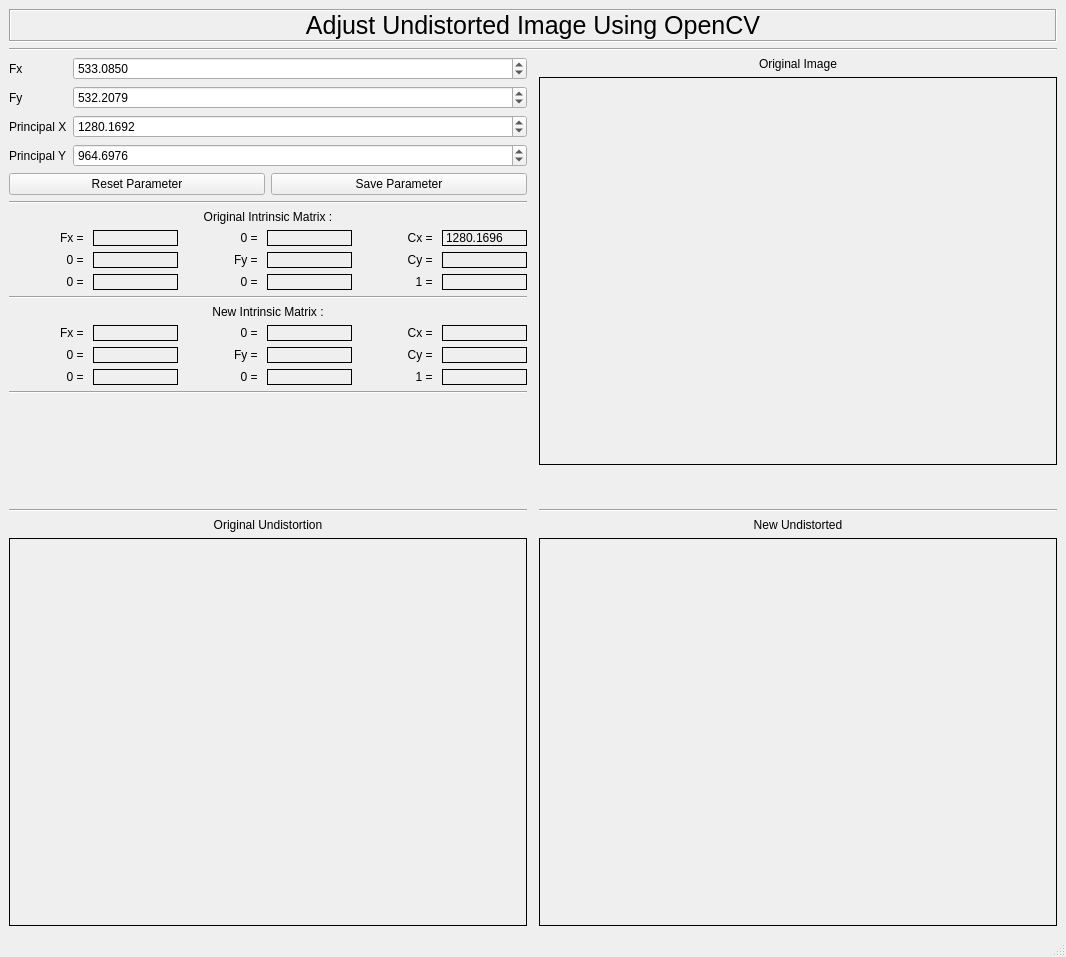
<?xml version="1.0" encoding="UTF-8"?>
<ui version="4.0">
 <class>MainWindow</class>
 <widget class="QMainWindow" name="MainWindow">
  <property name="geometry">
   <rect>
    <x>0</x>
    <y>0</y>
    <width>1066</width>
    <height>957</height>
   </rect>
  </property>
  <property name="maximumSize">
   <size>
    <width>16777</width>
    <height>16777215</height>
   </size>
  </property>
  <property name="windowTitle">
   <string>MainWindow</string>
  </property>
  <widget class="QWidget" name="centralwidget">
   <layout class="QVBoxLayout" name="verticalLayout_5">
    <item>
     <widget class="QLabel" name="label_7">
      <property name="font">
       <font>
        <pointsize>19</pointsize>
       </font>
      </property>
      <property name="frameShape">
       <enum>QFrame::Box</enum>
      </property>
      <property name="frameShadow">
       <enum>QFrame::Sunken</enum>
      </property>
      <property name="text">
       <string>Adjust Undistorted Image Using OpenCV</string>
      </property>
      <property name="alignment">
       <set>Qt::AlignCenter</set>
      </property>
     </widget>
    </item>
    <item>
     <widget class="Line" name="line_9">
      <property name="orientation">
       <enum>Qt::Horizontal</enum>
      </property>
     </widget>
    </item>
    <item>
     <layout class="QHBoxLayout" name="horizontalLayout_2">
      <item>
       <layout class="QVBoxLayout" name="verticalLayout_2">
        <item>
         <layout class="QFormLayout" name="formLayout_2">
          <item row="0" column="0">
           <widget class="QLabel" name="label_3">
            <property name="text">
             <string>Fx</string>
            </property>
           </widget>
          </item>
          <item row="0" column="1">
           <widget class="QDoubleSpinBox" name="doubleSpinBox_fx">
            <property name="decimals">
             <number>4</number>
            </property>
            <property name="minimum">
             <double>-10000.000000000000000</double>
            </property>
            <property name="maximum">
             <double>10000.000000000000000</double>
            </property>
            <property name="value">
             <double>533.085000000000036</double>
            </property>
           </widget>
          </item>
          <item row="1" column="0">
           <widget class="QLabel" name="label_4">
            <property name="text">
             <string>Fy</string>
            </property>
           </widget>
          </item>
          <item row="1" column="1">
           <widget class="QDoubleSpinBox" name="doubleSpinBox_fy">
            <property name="decimals">
             <number>4</number>
            </property>
            <property name="minimum">
             <double>-10000.000000000000000</double>
            </property>
            <property name="maximum">
             <double>10000.000000000000000</double>
            </property>
            <property name="value">
             <double>532.207899999999995</double>
            </property>
           </widget>
          </item>
          <item row="3" column="0">
           <widget class="QLabel" name="label_5">
            <property name="text">
             <string>Principal X</string>
            </property>
           </widget>
          </item>
          <item row="5" column="0">
           <widget class="QLabel" name="label_6">
            <property name="text">
             <string>Principal Y</string>
            </property>
           </widget>
          </item>
          <item row="3" column="1">
           <widget class="QDoubleSpinBox" name="doubleSpinBox_Cx">
            <property name="decimals">
             <number>4</number>
            </property>
            <property name="maximum">
             <double>100000.000000000000000</double>
            </property>
            <property name="value">
             <double>1280.169200000000046</double>
            </property>
           </widget>
          </item>
          <item row="5" column="1">
           <widget class="QDoubleSpinBox" name="doubleSpinBox_Cy">
            <property name="decimals">
             <number>4</number>
            </property>
            <property name="maximum">
             <double>1000000.000000000000000</double>
            </property>
            <property name="value">
             <double>964.697599999999966</double>
            </property>
           </widget>
          </item>
         </layout>
        </item>
        <item>
         <layout class="QHBoxLayout" name="horizontalLayout">
          <item>
           <widget class="QPushButton" name="btn_reset">
            <property name="text">
             <string>Reset Parameter</string>
            </property>
           </widget>
          </item>
          <item>
           <widget class="QPushButton" name="btn_save">
            <property name="text">
             <string>Save Parameter</string>
            </property>
           </widget>
          </item>
         </layout>
        </item>
        <item>
         <layout class="QGridLayout" name="gridLayout"/>
        </item>
        <item>
         <layout class="QVBoxLayout" name="verticalLayout_4">
          <item>
           <widget class="Line" name="line_4">
            <property name="orientation">
             <enum>Qt::Horizontal</enum>
            </property>
           </widget>
          </item>
          <item>
           <layout class="QVBoxLayout" name="verticalLayout_6">
            <item>
             <widget class="QLabel" name="label_11">
              <property name="minimumSize">
               <size>
                <width>160</width>
                <height>0</height>
               </size>
              </property>
              <property name="maximumSize">
               <size>
                <width>16777215</width>
                <height>16777215</height>
               </size>
              </property>
              <property name="text">
               <string>Original Intrinsic Matrix :</string>
              </property>
              <property name="alignment">
               <set>Qt::AlignCenter</set>
              </property>
             </widget>
            </item>
            <item>
             <layout class="QGridLayout" name="gridLayout_5">
              <item row="1" column="3">
               <widget class="QLabel" name="label_fy_3">
                <property name="maximumSize">
                 <size>
                  <width>16777215</width>
                  <height>16777215</height>
                 </size>
                </property>
                <property name="frameShape">
                 <enum>QFrame::Panel</enum>
                </property>
                <property name="text">
                 <string/>
                </property>
               </widget>
              </item>
              <item row="1" column="1">
               <widget class="QLabel" name="label_27">
                <property name="maximumSize">
                 <size>
                  <width>16777215</width>
                  <height>16777215</height>
                 </size>
                </property>
                <property name="frameShape">
                 <enum>QFrame::Panel</enum>
                </property>
                <property name="text">
                 <string/>
                </property>
               </widget>
              </item>
              <item row="1" column="0">
               <widget class="QLabel" name="label_15">
                <property name="text">
                 <string>0 = </string>
                </property>
                <property name="alignment">
                 <set>Qt::AlignRight|Qt::AlignTrailing|Qt::AlignVCenter</set>
                </property>
               </widget>
              </item>
              <item row="0" column="5">
               <widget class="QLabel" name="label_o_px_3">
                <property name="minimumSize">
                 <size>
                  <width>85</width>
                  <height>0</height>
                 </size>
                </property>
                <property name="maximumSize">
                 <size>
                  <width>85</width>
                  <height>16777215</height>
                 </size>
                </property>
                <property name="frameShape">
                 <enum>QFrame::Panel</enum>
                </property>
                <property name="text">
                 <string>1280.1696</string>
                </property>
               </widget>
              </item>
              <item row="0" column="3">
               <widget class="QLabel" name="label_9">
                <property name="minimumSize">
                 <size>
                  <width>85</width>
                  <height>0</height>
                 </size>
                </property>
                <property name="frameShape">
                 <enum>QFrame::Panel</enum>
                </property>
                <property name="text">
                 <string/>
                </property>
               </widget>
              </item>
              <item row="1" column="5">
               <widget class="QLabel" name="label_py_3">
                <property name="maximumSize">
                 <size>
                  <width>16777215</width>
                  <height>16777215</height>
                 </size>
                </property>
                <property name="frameShape">
                 <enum>QFrame::Panel</enum>
                </property>
                <property name="text">
                 <string/>
                </property>
               </widget>
              </item>
              <item row="2" column="3">
               <widget class="QLabel" name="label_28">
                <property name="frameShape">
                 <enum>QFrame::Panel</enum>
                </property>
                <property name="text">
                 <string/>
                </property>
               </widget>
              </item>
              <item row="2" column="5">
               <widget class="QLabel" name="label_29">
                <property name="frameShape">
                 <enum>QFrame::Panel</enum>
                </property>
                <property name="text">
                 <string/>
                </property>
               </widget>
              </item>
              <item row="2" column="1">
               <widget class="QLabel" name="label_32">
                <property name="frameShape">
                 <enum>QFrame::Panel</enum>
                </property>
                <property name="text">
                 <string/>
                </property>
               </widget>
              </item>
              <item row="0" column="1">
               <widget class="QLabel" name="label_o_fx_3">
                <property name="minimumSize">
                 <size>
                  <width>85</width>
                  <height>0</height>
                 </size>
                </property>
                <property name="frameShape">
                 <enum>QFrame::Panel</enum>
                </property>
                <property name="text">
                 <string/>
                </property>
               </widget>
              </item>
              <item row="0" column="0">
               <widget class="QLabel" name="label_14">
                <property name="text">
                 <string>Fx = </string>
                </property>
                <property name="alignment">
                 <set>Qt::AlignRight|Qt::AlignTrailing|Qt::AlignVCenter</set>
                </property>
               </widget>
              </item>
              <item row="0" column="2">
               <widget class="QLabel" name="label_17">
                <property name="text">
                 <string>0 = </string>
                </property>
                <property name="alignment">
                 <set>Qt::AlignRight|Qt::AlignTrailing|Qt::AlignVCenter</set>
                </property>
               </widget>
              </item>
              <item row="1" column="2">
               <widget class="QLabel" name="label_16">
                <property name="text">
                 <string>Fy = </string>
                </property>
                <property name="alignment">
                 <set>Qt::AlignRight|Qt::AlignTrailing|Qt::AlignVCenter</set>
                </property>
               </widget>
              </item>
              <item row="0" column="4">
               <widget class="QLabel" name="label_18">
                <property name="text">
                 <string>Cx = </string>
                </property>
                <property name="alignment">
                 <set>Qt::AlignRight|Qt::AlignTrailing|Qt::AlignVCenter</set>
                </property>
               </widget>
              </item>
              <item row="2" column="0">
               <widget class="QLabel" name="label_19">
                <property name="text">
                 <string>0 = </string>
                </property>
                <property name="alignment">
                 <set>Qt::AlignRight|Qt::AlignTrailing|Qt::AlignVCenter</set>
                </property>
               </widget>
              </item>
              <item row="2" column="2">
               <widget class="QLabel" name="label_38">
                <property name="text">
                 <string>0 = </string>
                </property>
                <property name="alignment">
                 <set>Qt::AlignRight|Qt::AlignTrailing|Qt::AlignVCenter</set>
                </property>
               </widget>
              </item>
              <item row="1" column="4">
               <widget class="QLabel" name="label_39">
                <property name="text">
                 <string>Cy = </string>
                </property>
                <property name="alignment">
                 <set>Qt::AlignRight|Qt::AlignTrailing|Qt::AlignVCenter</set>
                </property>
               </widget>
              </item>
              <item row="2" column="4">
               <widget class="QLabel" name="label_40">
                <property name="text">
                 <string>1 = </string>
                </property>
                <property name="alignment">
                 <set>Qt::AlignRight|Qt::AlignTrailing|Qt::AlignVCenter</set>
                </property>
               </widget>
              </item>
             </layout>
            </item>
           </layout>
          </item>
          <item>
           <widget class="Line" name="line_5">
            <property name="orientation">
             <enum>Qt::Horizontal</enum>
            </property>
           </widget>
          </item>
          <item>
           <layout class="QVBoxLayout" name="verticalLayout_7">
            <item>
             <widget class="QLabel" name="label_33">
              <property name="minimumSize">
               <size>
                <width>160</width>
                <height>0</height>
               </size>
              </property>
              <property name="maximumSize">
               <size>
                <width>16777215</width>
                <height>16777215</height>
               </size>
              </property>
              <property name="text">
               <string>New Intrinsic Matrix :</string>
              </property>
              <property name="alignment">
               <set>Qt::AlignCenter</set>
              </property>
             </widget>
            </item>
            <item>
             <layout class="QGridLayout" name="gridLayout_6">
              <item row="2" column="4">
               <widget class="QLabel" name="label_45">
                <property name="text">
                 <string>1 = </string>
                </property>
                <property name="alignment">
                 <set>Qt::AlignRight|Qt::AlignTrailing|Qt::AlignVCenter</set>
                </property>
               </widget>
              </item>
              <item row="2" column="5">
               <widget class="QLabel" name="label_37">
                <property name="frameShape">
                 <enum>QFrame::Panel</enum>
                </property>
                <property name="text">
                 <string/>
                </property>
               </widget>
              </item>
              <item row="0" column="1">
               <widget class="QLabel" name="label_o_fx_4">
                <property name="minimumSize">
                 <size>
                  <width>85</width>
                  <height>0</height>
                 </size>
                </property>
                <property name="frameShape">
                 <enum>QFrame::Panel</enum>
                </property>
                <property name="text">
                 <string/>
                </property>
               </widget>
              </item>
              <item row="2" column="1">
               <widget class="QLabel" name="label_35">
                <property name="frameShape">
                 <enum>QFrame::Panel</enum>
                </property>
                <property name="text">
                 <string/>
                </property>
               </widget>
              </item>
              <item row="1" column="4">
               <widget class="QLabel" name="label_44">
                <property name="text">
                 <string>Cy = </string>
                </property>
                <property name="alignment">
                 <set>Qt::AlignRight|Qt::AlignTrailing|Qt::AlignVCenter</set>
                </property>
               </widget>
              </item>
              <item row="0" column="4">
               <widget class="QLabel" name="label_43">
                <property name="text">
                 <string>Cx = </string>
                </property>
                <property name="alignment">
                 <set>Qt::AlignRight|Qt::AlignTrailing|Qt::AlignVCenter</set>
                </property>
               </widget>
              </item>
              <item row="1" column="3">
               <widget class="QLabel" name="label_fy_4">
                <property name="maximumSize">
                 <size>
                  <width>16777215</width>
                  <height>16777215</height>
                 </size>
                </property>
                <property name="frameShape">
                 <enum>QFrame::Panel</enum>
                </property>
                <property name="text">
                 <string/>
                </property>
               </widget>
              </item>
              <item row="0" column="2">
               <widget class="QLabel" name="label_41">
                <property name="text">
                 <string>0 = </string>
                </property>
                <property name="alignment">
                 <set>Qt::AlignRight|Qt::AlignTrailing|Qt::AlignVCenter</set>
                </property>
               </widget>
              </item>
              <item row="0" column="3">
               <widget class="QLabel" name="label_12">
                <property name="minimumSize">
                 <size>
                  <width>85</width>
                  <height>0</height>
                 </size>
                </property>
                <property name="frameShape">
                 <enum>QFrame::Panel</enum>
                </property>
                <property name="text">
                 <string/>
                </property>
               </widget>
              </item>
              <item row="1" column="2">
               <widget class="QLabel" name="label_42">
                <property name="text">
                 <string>Fy = </string>
                </property>
                <property name="alignment">
                 <set>Qt::AlignRight|Qt::AlignTrailing|Qt::AlignVCenter</set>
                </property>
               </widget>
              </item>
              <item row="0" column="5">
               <widget class="QLabel" name="label_o_px_4">
                <property name="minimumSize">
                 <size>
                  <width>85</width>
                  <height>0</height>
                 </size>
                </property>
                <property name="frameShape">
                 <enum>QFrame::Panel</enum>
                </property>
                <property name="text">
                 <string/>
                </property>
               </widget>
              </item>
              <item row="1" column="1">
               <widget class="QLabel" name="label_34">
                <property name="maximumSize">
                 <size>
                  <width>16777215</width>
                  <height>16777215</height>
                 </size>
                </property>
                <property name="frameShape">
                 <enum>QFrame::Panel</enum>
                </property>
                <property name="text">
                 <string/>
                </property>
               </widget>
              </item>
              <item row="1" column="5">
               <widget class="QLabel" name="label_py_4">
                <property name="maximumSize">
                 <size>
                  <width>16777215</width>
                  <height>16777215</height>
                 </size>
                </property>
                <property name="frameShape">
                 <enum>QFrame::Panel</enum>
                </property>
                <property name="text">
                 <string/>
                </property>
               </widget>
              </item>
              <item row="2" column="3">
               <widget class="QLabel" name="label_36">
                <property name="frameShape">
                 <enum>QFrame::Panel</enum>
                </property>
                <property name="text">
                 <string/>
                </property>
               </widget>
              </item>
              <item row="0" column="0">
               <widget class="QLabel" name="label_46">
                <property name="text">
                 <string>Fx = </string>
                </property>
                <property name="alignment">
                 <set>Qt::AlignRight|Qt::AlignTrailing|Qt::AlignVCenter</set>
                </property>
               </widget>
              </item>
              <item row="1" column="0">
               <widget class="QLabel" name="label_47">
                <property name="text">
                 <string>0 = </string>
                </property>
                <property name="alignment">
                 <set>Qt::AlignRight|Qt::AlignTrailing|Qt::AlignVCenter</set>
                </property>
               </widget>
              </item>
              <item row="2" column="0">
               <widget class="QLabel" name="label_48">
                <property name="text">
                 <string>0 = </string>
                </property>
                <property name="alignment">
                 <set>Qt::AlignRight|Qt::AlignTrailing|Qt::AlignVCenter</set>
                </property>
               </widget>
              </item>
              <item row="2" column="2">
               <widget class="QLabel" name="label_49">
                <property name="text">
                 <string>0 = </string>
                </property>
                <property name="alignment">
                 <set>Qt::AlignRight|Qt::AlignTrailing|Qt::AlignVCenter</set>
                </property>
               </widget>
              </item>
             </layout>
            </item>
           </layout>
          </item>
          <item>
           <widget class="Line" name="line_6">
            <property name="orientation">
             <enum>Qt::Horizontal</enum>
            </property>
           </widget>
          </item>
         </layout>
        </item>
        <item>
         <spacer name="verticalSpacer">
          <property name="orientation">
           <enum>Qt::Vertical</enum>
          </property>
          <property name="sizeHint" stdset="0">
           <size>
            <width>20</width>
            <height>40</height>
           </size>
          </property>
         </spacer>
        </item>
        <item>
         <widget class="Line" name="line_7">
          <property name="orientation">
           <enum>Qt::Horizontal</enum>
          </property>
         </widget>
        </item>
        <item>
         <widget class="QLabel" name="label_50">
          <property name="text">
           <string>Original Undistortion</string>
          </property>
          <property name="alignment">
           <set>Qt::AlignCenter</set>
          </property>
         </widget>
        </item>
        <item>
         <widget class="QLabel" name="lbl_undis">
          <property name="minimumSize">
           <size>
            <width>518</width>
            <height>388</height>
           </size>
          </property>
          <property name="maximumSize">
           <size>
            <width>518</width>
            <height>388</height>
           </size>
          </property>
          <property name="frameShape">
           <enum>QFrame::Panel</enum>
          </property>
          <property name="text">
           <string/>
          </property>
          <property name="alignment">
           <set>Qt::AlignCenter</set>
          </property>
         </widget>
        </item>
       </layout>
      </item>
      <item>
       <spacer name="horizontalSpacer">
        <property name="orientation">
         <enum>Qt::Horizontal</enum>
        </property>
        <property name="sizeHint" stdset="0">
         <size>
          <width>40</width>
          <height>20</height>
         </size>
        </property>
       </spacer>
      </item>
      <item>
       <layout class="QVBoxLayout" name="verticalLayout">
        <item>
         <widget class="QLabel" name="label">
          <property name="text">
           <string>Original Image</string>
          </property>
          <property name="alignment">
           <set>Qt::AlignCenter</set>
          </property>
         </widget>
        </item>
        <item>
         <widget class="QLabel" name="lbl_ori">
          <property name="minimumSize">
           <size>
            <width>518</width>
            <height>388</height>
           </size>
          </property>
          <property name="maximumSize">
           <size>
            <width>518</width>
            <height>388</height>
           </size>
          </property>
          <property name="frameShape">
           <enum>QFrame::Panel</enum>
          </property>
          <property name="text">
           <string/>
          </property>
          <property name="alignment">
           <set>Qt::AlignCenter</set>
          </property>
         </widget>
        </item>
        <item>
         <spacer name="verticalSpacer_2">
          <property name="orientation">
           <enum>Qt::Vertical</enum>
          </property>
          <property name="sizeHint" stdset="0">
           <size>
            <width>20</width>
            <height>40</height>
           </size>
          </property>
         </spacer>
        </item>
        <item>
         <widget class="Line" name="line_8">
          <property name="orientation">
           <enum>Qt::Horizontal</enum>
          </property>
         </widget>
        </item>
        <item>
         <widget class="QLabel" name="label_2">
          <property name="text">
           <string>New Undistorted</string>
          </property>
          <property name="alignment">
           <set>Qt::AlignCenter</set>
          </property>
         </widget>
        </item>
        <item>
         <widget class="QLabel" name="lbl_result">
          <property name="minimumSize">
           <size>
            <width>518</width>
            <height>388</height>
           </size>
          </property>
          <property name="maximumSize">
           <size>
            <width>518</width>
            <height>388</height>
           </size>
          </property>
          <property name="frameShape">
           <enum>QFrame::Panel</enum>
          </property>
          <property name="text">
           <string/>
          </property>
          <property name="alignment">
           <set>Qt::AlignCenter</set>
          </property>
         </widget>
        </item>
       </layout>
      </item>
     </layout>
    </item>
   </layout>
  </widget>
  <widget class="QMenuBar" name="menubar">
   <property name="geometry">
    <rect>
     <x>0</x>
     <y>0</y>
     <width>1066</width>
     <height>22</height>
    </rect>
   </property>
  </widget>
  <widget class="QStatusBar" name="statusbar"/>
 </widget>
 <resources/>
 <connections/>
</ui>
